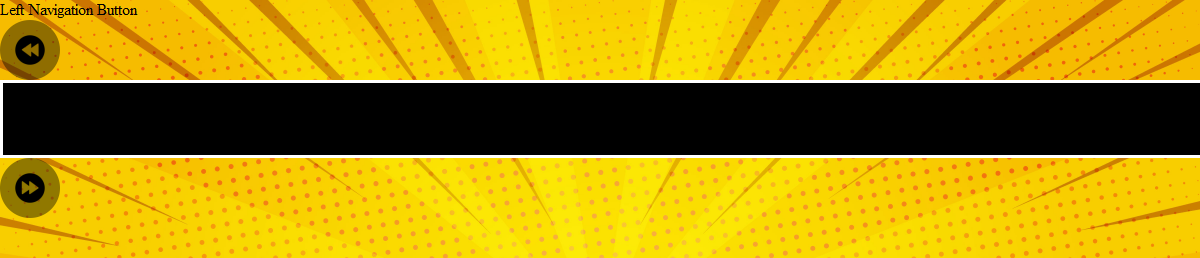
#> input picture tools/tmp_render.png, 1200 x 258 px; its folder holds only this picture in this run
$ python -i cartoonize.py   (imports and definitions only)
#> lines starting #> are read from the running program, lines starting #| are printed output that depends on the picture; after the words box and inside, x2 and y2 are one past the last pixel; in counts of white or black regions, pixels touching at a corner belong together
# Import necessary libraries
import cv2
import numpy as np
from matplotlib import pyplot as plt
import os

def cartoonize(img_path):
    # Opens an image with cv2
#> called with img_path = '../../tools/tmp_render.png'
    img = cv2.imread(img_path)
#> img is the input picture: shape (258, 1200, 3); mean B, G, R 7.8, 143.9, 174.7

  # Convert to RGB for consistent processing
    img_rgb = cv2.cvtColor(img, cv2.COLOR_BGR2RGB)

    # Apply bilateral filter for smooth color regions
    img_bf = cv2.bilateralFilter(img_rgb, d=9, sigmaColor=75, sigmaSpace=75)

    # Convert to grayscale for edge detection
    img_gray = cv2.cvtColor(img_bf, cv2.COLOR_RGB2GRAY)
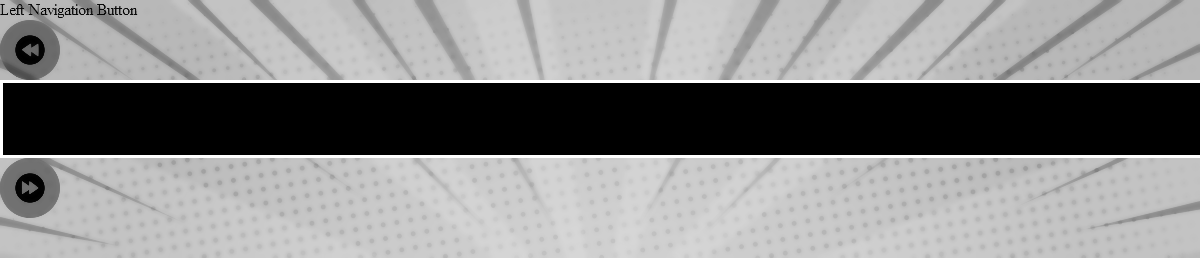
#> img_gray: shape (258, 1200); min 0, max 255, mean 137.8

    # Apply Gaussian blur to reduce noise
    img_blur = cv2.GaussianBlur(img_gray, (5, 5), 0)
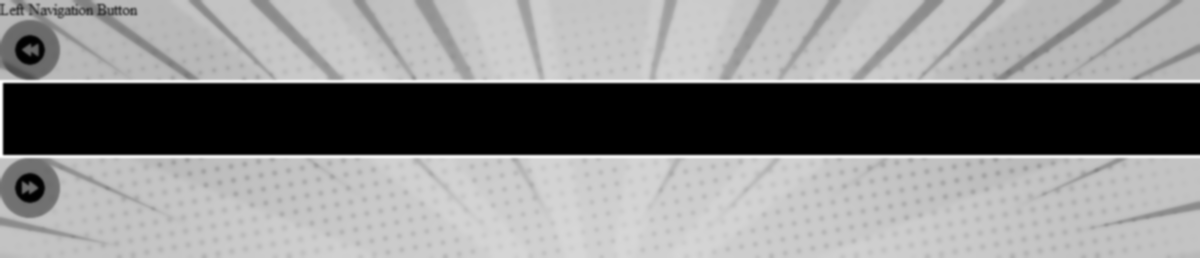
#> img_blur: shape (258, 1200); min 0, max 255, mean 137.8

    # Use adaptive thresholding for cleaner edges
    img_edges = cv2.adaptiveThreshold(
        img_blur, 255, cv2.ADAPTIVE_THRESH_MEAN_C, cv2.THRESH_BINARY, blockSize=9, C=2
    )
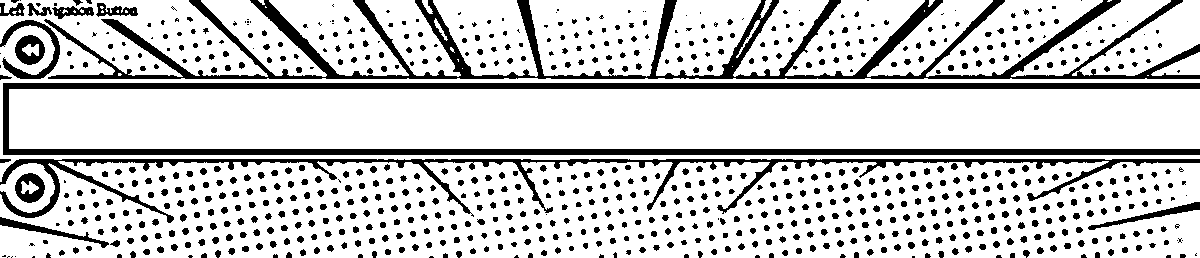
#> img_edges: shape (258, 1200); 79.9% white; 779 black regions (170 under 20 px), largest, box (x1, y1, x2, y2) and area: (44, 0, 1200, 79) 15818, (3, 83, 1200, 155) 14724, (0, 159, 1200, 223) 7857

    # Dilate edges to make them bolder
    kernel = np.ones((3, 3), np.uint8)
    img_edges = cv2.dilate(img_edges, kernel, iterations=1)
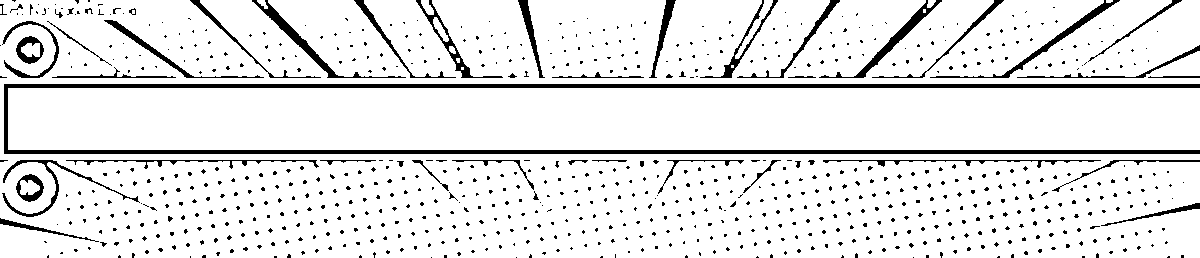
#> img_edges: shape (258, 1200); 90.4% white; 801 black regions (751 under 20 px), largest, box (x1, y1, x2, y2) and area: (4, 84, 1200, 154) 9816, (252, 0, 406, 78) 944, (819, 0, 942, 78) 892

    # Invert the edge mask for better outline effect
    img_edges_inv = cv2.bitwise_not(img_edges)

    # Color quantization using K-means
    img_reshaped = img_bf.reshape((-1, 3))
    img_reshaped = np.float32(img_reshaped)
    criteria = (cv2.TERM_CRITERIA_EPS + cv2.TERM_CRITERIA_MAX_ITER, 10, 1.0)
    K = 12  # Adjusted for smoother colors
    _, label, center = cv2.kmeans(img_reshaped, K, None, criteria, 10, cv2.KMEANS_RANDOM_CENTERS)
#> center = [[245.9, 170.1, 13.75], [206.1, 123.9, 1.06], [250.3, 221.8, 3.04], [238.6, 177.1, 1.82], [142.1, 111.9, 0.179], [222.3, 157.6, 1.3], [51.99, 28.71, 0.0448], [213, 140.9, 0.973], [248.1, 206.7, 1.59], [245.7, 189.8, 2.16], [0.074, 0.0546, 0.000309], [255, 255, 255]]

    # Convert back to uint8 and reshape
    center = np.uint8(center)
#> center = [[245, 170, 13], [206, 123, 1], [250, 221, 3], [238, 177, 1], [142, 111, 0], [222, 157, 1], [51, 28, 0], [213, 140, 0], [248, 206, 1], [245, 189, 2], [0, 0, 0], [254, 254, 254]]
    img_quantized = center[label.flatten()].reshape(img_bf.shape)
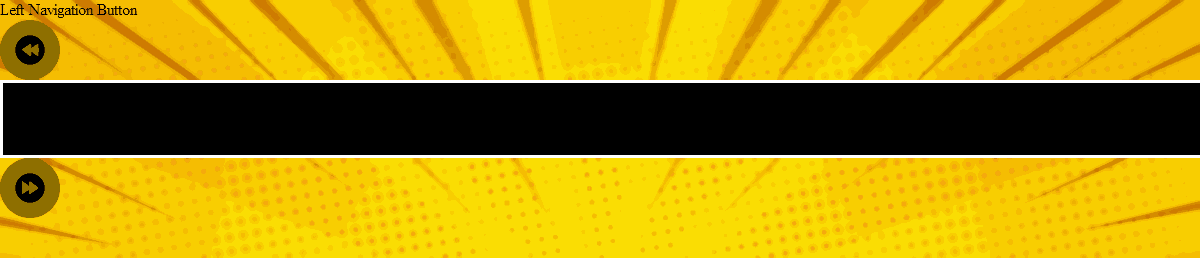
#> img_quantized: shape (258, 1200, 3); mean R, G, B 174.5, 143.7, 7.4

    # Convert edge mask to RGB and adjust for overlay
    img_edges_rgb = cv2.cvtColor(img_edges_inv, cv2.COLOR_GRAY2RGB)
    # Scale edges to create a colored outline effect
    img_edges_rgb = cv2.convertScaleAbs(img_edges_rgb, alpha=0.5, beta=0)

    # Combine quantized image with edges using addition to preserve colors
    cartoon = cv2.addWeighted(img_quantized, 0.7, img_edges_rgb, 0.3, 0.0)
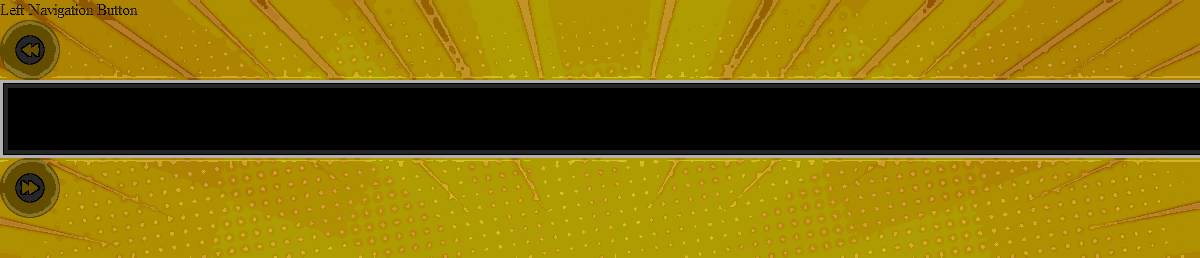
#> cartoon: shape (258, 1200, 3); mean R, G, B 126, 104.2, 8.9

    # Convert back to BGR for saving
    cartoon_bgr = cv2.cvtColor(cartoon, cv2.COLOR_RGB2BGR)

    # Save the image
    cv2.imwrite(img_path, cartoon_bgr)

# cartoonize()

def style_frames():
    for image in os.listdir("frames/final"):
        frame_path = os.path.join("frames",'final',image)
        cartoonize(frame_path)

>>> result = cartoonize('../../tools/tmp_render.png')
